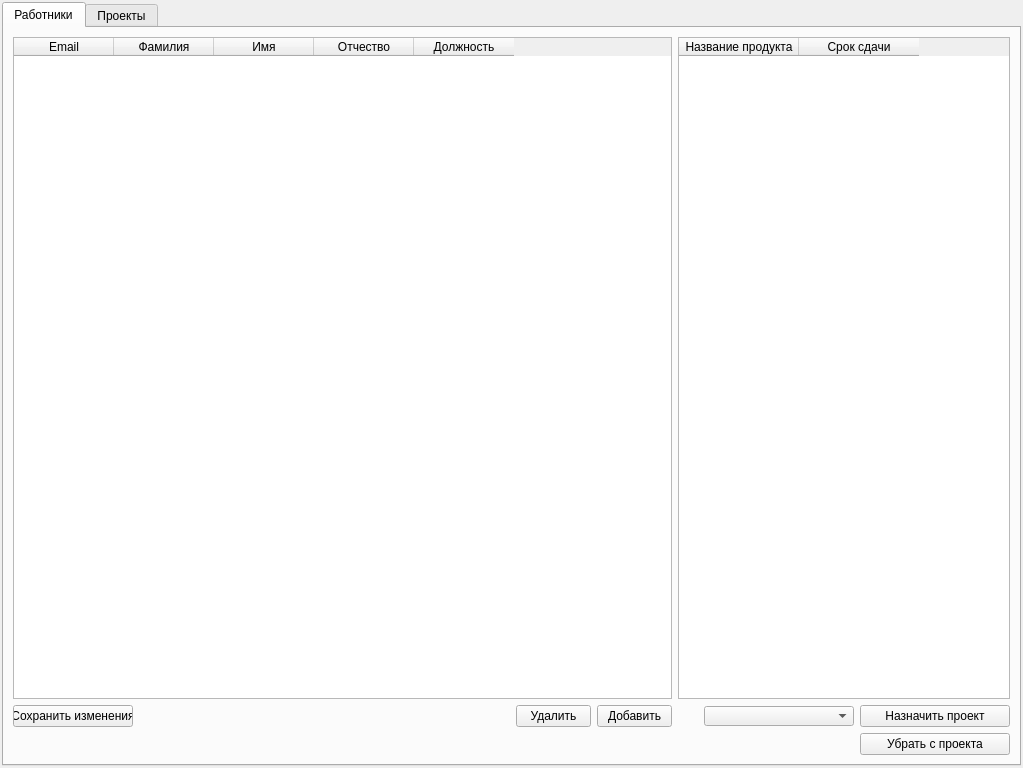
<?xml version="1.0" encoding="UTF-8"?>
<ui version="4.0">
 <class>MainWindow</class>
 <widget class="QMainWindow" name="MainWindow">
  <property name="geometry">
   <rect>
    <x>0</x>
    <y>0</y>
    <width>1023</width>
    <height>768</height>
   </rect>
  </property>
  <property name="sizePolicy">
   <sizepolicy hsizetype="Preferred" vsizetype="Preferred">
    <horstretch>0</horstretch>
    <verstretch>0</verstretch>
   </sizepolicy>
  </property>
  <property name="minimumSize">
   <size>
    <width>800</width>
    <height>600</height>
   </size>
  </property>
  <property name="maximumSize">
   <size>
    <width>16777215</width>
    <height>16777215</height>
   </size>
  </property>
  <property name="acceptDrops">
   <bool>true</bool>
  </property>
  <property name="windowTitle">
   <string>Разработка программного обеспечения</string>
  </property>
  <property name="windowIcon">
   <iconset>
    <normaloff>C:/Windows/System32/@AppHelpToast.png</normaloff>C:/Windows/System32/@AppHelpToast.png</iconset>
  </property>
  <property name="windowOpacity">
   <double>1.000000000000000</double>
  </property>
  <property name="iconSize">
   <size>
    <width>32</width>
    <height>32</height>
   </size>
  </property>
  <widget class="QWidget" name="centralwidget">
   <layout class="QGridLayout" name="gridLayout">
    <property name="leftMargin">
     <number>2</number>
    </property>
    <property name="topMargin">
     <number>2</number>
    </property>
    <property name="rightMargin">
     <number>2</number>
    </property>
    <property name="bottomMargin">
     <number>2</number>
    </property>
    <property name="spacing">
     <number>2</number>
    </property>
    <item row="0" column="2">
     <widget class="QTabWidget" name="tabWidget">
      <property name="currentIndex">
       <number>0</number>
      </property>
      <widget class="QWidget" name="tab">
       <attribute name="title">
        <string>Работники</string>
       </attribute>
       <layout class="QGridLayout" name="gridLayout_2">
        <item row="2" column="4">
         <widget class="QPushButton" name="del_worker">
          <property name="sizePolicy">
           <sizepolicy hsizetype="Minimum" vsizetype="Fixed">
            <horstretch>0</horstretch>
            <verstretch>0</verstretch>
           </sizepolicy>
          </property>
          <property name="minimumSize">
           <size>
            <width>75</width>
            <height>0</height>
           </size>
          </property>
          <property name="maximumSize">
           <size>
            <width>75</width>
            <height>16777215</height>
           </size>
          </property>
          <property name="text">
           <string>Удалить</string>
          </property>
         </widget>
        </item>
        <item row="1" column="0" colspan="6">
         <widget class="QTableWidget" name="workers_table">
          <property name="selectionBehavior">
           <enum>QAbstractItemView::SelectRows</enum>
          </property>
          <property name="gridStyle">
           <enum>Qt::SolidLine</enum>
          </property>
          <column>
           <property name="text">
            <string>Email</string>
           </property>
          </column>
          <column>
           <property name="text">
            <string>Фамилия</string>
           </property>
          </column>
          <column>
           <property name="text">
            <string>Имя</string>
           </property>
          </column>
          <column>
           <property name="text">
            <string>Отчество</string>
           </property>
          </column>
          <column>
           <property name="text">
            <string>Должность</string>
           </property>
          </column>
         </widget>
        </item>
        <item row="2" column="1" colspan="3">
         <spacer name="horizontalSpacer_2">
          <property name="orientation">
           <enum>Qt::Horizontal</enum>
          </property>
          <property name="sizeType">
           <enum>QSizePolicy::Preferred</enum>
          </property>
          <property name="sizeHint" stdset="0">
           <size>
            <width>20</width>
            <height>20</height>
           </size>
          </property>
         </spacer>
        </item>
        <item row="2" column="8">
         <widget class="QPushButton" name="new_inproject">
          <property name="sizePolicy">
           <sizepolicy hsizetype="MinimumExpanding" vsizetype="Fixed">
            <horstretch>0</horstretch>
            <verstretch>0</verstretch>
           </sizepolicy>
          </property>
          <property name="minimumSize">
           <size>
            <width>120</width>
            <height>20</height>
           </size>
          </property>
          <property name="maximumSize">
           <size>
            <width>150</width>
            <height>16777215</height>
           </size>
          </property>
          <property name="baseSize">
           <size>
            <width>120</width>
            <height>0</height>
           </size>
          </property>
          <property name="text">
           <string>Назначить проект</string>
          </property>
         </widget>
        </item>
        <item row="2" column="5">
         <widget class="QPushButton" name="add_worker">
          <property name="sizePolicy">
           <sizepolicy hsizetype="Minimum" vsizetype="Fixed">
            <horstretch>0</horstretch>
            <verstretch>0</verstretch>
           </sizepolicy>
          </property>
          <property name="minimumSize">
           <size>
            <width>75</width>
            <height>0</height>
           </size>
          </property>
          <property name="maximumSize">
           <size>
            <width>75</width>
            <height>16777215</height>
           </size>
          </property>
          <property name="text">
           <string>Добавить</string>
          </property>
         </widget>
        </item>
        <item row="4" column="8">
         <widget class="QPushButton" name="del_inproject">
          <property name="sizePolicy">
           <sizepolicy hsizetype="Minimum" vsizetype="Fixed">
            <horstretch>0</horstretch>
            <verstretch>0</verstretch>
           </sizepolicy>
          </property>
          <property name="text">
           <string>Убрать с проекта</string>
          </property>
         </widget>
        </item>
        <item row="2" column="0">
         <widget class="QPushButton" name="save_workers">
          <property name="sizePolicy">
           <sizepolicy hsizetype="Maximum" vsizetype="Fixed">
            <horstretch>0</horstretch>
            <verstretch>0</verstretch>
           </sizepolicy>
          </property>
          <property name="minimumSize">
           <size>
            <width>120</width>
            <height>0</height>
           </size>
          </property>
          <property name="maximumSize">
           <size>
            <width>120</width>
            <height>16777215</height>
           </size>
          </property>
          <property name="sizeIncrement">
           <size>
            <width>0</width>
            <height>0</height>
           </size>
          </property>
          <property name="baseSize">
           <size>
            <width>0</width>
            <height>0</height>
           </size>
          </property>
          <property name="text">
           <string>Сохранить изменения</string>
          </property>
         </widget>
        </item>
        <item row="2" column="7">
         <widget class="QComboBox" name="project_box">
          <property name="sizePolicy">
           <sizepolicy hsizetype="Fixed" vsizetype="Fixed">
            <horstretch>60</horstretch>
            <verstretch>20</verstretch>
           </sizepolicy>
          </property>
          <property name="minimumSize">
           <size>
            <width>110</width>
            <height>20</height>
           </size>
          </property>
          <property name="maximumSize">
           <size>
            <width>150</width>
            <height>20</height>
           </size>
          </property>
         </widget>
        </item>
        <item row="2" column="6">
         <spacer name="horizontalSpacer_5">
          <property name="orientation">
           <enum>Qt::Horizontal</enum>
          </property>
          <property name="sizeType">
           <enum>QSizePolicy::Fixed</enum>
          </property>
          <property name="sizeHint" stdset="0">
           <size>
            <width>20</width>
            <height>20</height>
           </size>
          </property>
         </spacer>
        </item>
        <item row="1" column="6" colspan="3">
         <widget class="QTableWidget" name="current_projects_table">
          <property name="sizePolicy">
           <sizepolicy hsizetype="Expanding" vsizetype="Expanding">
            <horstretch>0</horstretch>
            <verstretch>0</verstretch>
           </sizepolicy>
          </property>
          <property name="minimumSize">
           <size>
            <width>300</width>
            <height>0</height>
           </size>
          </property>
          <property name="maximumSize">
           <size>
            <width>1000</width>
            <height>16777215</height>
           </size>
          </property>
          <property name="editTriggers">
           <set>QAbstractItemView::NoEditTriggers</set>
          </property>
          <property name="selectionBehavior">
           <enum>QAbstractItemView::SelectRows</enum>
          </property>
          <property name="gridStyle">
           <enum>Qt::SolidLine</enum>
          </property>
          <attribute name="horizontalHeaderCascadingSectionResizes">
           <bool>false</bool>
          </attribute>
          <attribute name="horizontalHeaderDefaultSectionSize">
           <number>120</number>
          </attribute>
          <attribute name="horizontalHeaderMinimumSectionSize">
           <number>39</number>
          </attribute>
          <attribute name="horizontalHeaderShowSortIndicator" stdset="0">
           <bool>false</bool>
          </attribute>
          <attribute name="horizontalHeaderStretchLastSection">
           <bool>false</bool>
          </attribute>
          <column>
           <property name="text">
            <string>Название продукта</string>
           </property>
           <property name="textAlignment">
            <set>AlignCenter</set>
           </property>
          </column>
          <column>
           <property name="text">
            <string>Срок сдачи</string>
           </property>
          </column>
         </widget>
        </item>
       </layout>
      </widget>
      <widget class="QWidget" name="tab_2">
       <attribute name="title">
        <string>Проекты</string>
       </attribute>
       <layout class="QGridLayout" name="gridLayout_3">
        <item row="2" column="3">
         <widget class="QPushButton" name="add_project">
          <property name="text">
           <string>Добавить</string>
          </property>
         </widget>
        </item>
        <item row="2" column="0">
         <spacer name="horizontalSpacer_3">
          <property name="orientation">
           <enum>Qt::Horizontal</enum>
          </property>
          <property name="sizeType">
           <enum>QSizePolicy::Expanding</enum>
          </property>
          <property name="sizeHint" stdset="0">
           <size>
            <width>80</width>
            <height>20</height>
           </size>
          </property>
         </spacer>
        </item>
        <item row="0" column="0" colspan="5">
         <widget class="QTableWidget" name="projects_table">
          <property name="selectionBehavior">
           <enum>QAbstractItemView::SelectRows</enum>
          </property>
          <attribute name="horizontalHeaderDefaultSectionSize">
           <number>120</number>
          </attribute>
          <column>
           <property name="text">
            <string>Название продукта</string>
           </property>
          </column>
          <column>
           <property name="text">
            <string>Срок сдачи</string>
           </property>
          </column>
         </widget>
        </item>
        <item row="2" column="4">
         <widget class="QPushButton" name="del_project">
          <property name="text">
           <string>Удалить</string>
          </property>
         </widget>
        </item>
        <item row="2" column="2">
         <spacer name="horizontalSpacer_4">
          <property name="orientation">
           <enum>Qt::Horizontal</enum>
          </property>
          <property name="sizeType">
           <enum>QSizePolicy::Preferred</enum>
          </property>
          <property name="sizeHint" stdset="0">
           <size>
            <width>20</width>
            <height>20</height>
           </size>
          </property>
         </spacer>
        </item>
        <item row="2" column="1">
         <widget class="QPushButton" name="save_projects">
          <property name="text">
           <string>Сохранить изменения</string>
          </property>
         </widget>
        </item>
       </layout>
      </widget>
     </widget>
    </item>
   </layout>
  </widget>
 </widget>
 <resources/>
 <connections/>
</ui>
